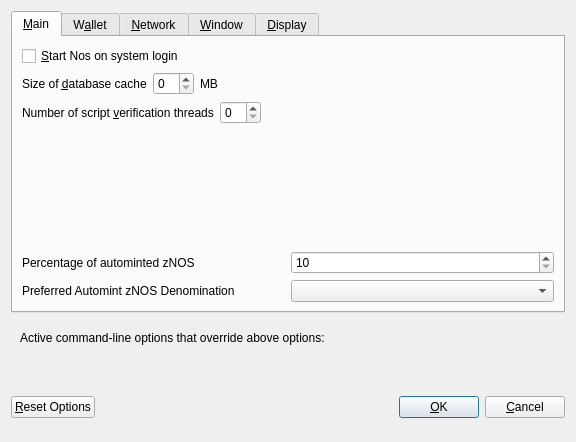
<?xml version="1.0" encoding="UTF-8"?>
<ui version="4.0">
 <class>OptionsDialog</class>
 <widget class="QDialog" name="OptionsDialog">
  <property name="geometry">
   <rect>
    <x>0</x>
    <y>0</y>
    <width>576</width>
    <height>442</height>
   </rect>
  </property>
  <property name="windowTitle">
   <string>Options</string>
  </property>
  <property name="modal">
   <bool>true</bool>
  </property>
  <layout class="QVBoxLayout" name="verticalLayout">
   <item>
    <widget class="QTabWidget" name="tabWidget">
     <property name="currentIndex">
      <number>0</number>
     </property>
     <widget class="QWidget" name="tabMain">
      <attribute name="title">
       <string>&amp;Main</string>
      </attribute>
      <layout class="QVBoxLayout" name="verticalLayout_Main">
       <item>
        <widget class="QCheckBox" name="bitcoinAtStartup">
         <property name="toolTip">
          <string>Automatically start Nos after logging in to the system.</string>
         </property>
         <property name="text">
          <string>&amp;Start Nos on system login</string>
         </property>
        </widget>
       </item>
       <item>
        <layout class="QHBoxLayout" name="horizontalLayout_2_Main">
         <item>
          <widget class="QLabel" name="databaseCacheLabel">
           <property name="text">
            <string>Size of &amp;database cache</string>
           </property>
           <property name="textFormat">
            <enum>Qt::PlainText</enum>
           </property>
           <property name="buddy">
            <cstring>databaseCache</cstring>
           </property>
          </widget>
         </item>
         <item>
          <widget class="QSpinBox" name="databaseCache"/>
         </item>
         <item>
          <widget class="QLabel" name="databaseCacheUnitLabel">
           <property name="text">
            <string>MB</string>
           </property>
           <property name="textFormat">
            <enum>Qt::PlainText</enum>
           </property>
          </widget>
         </item>
         <item>
          <spacer name="horizontalSpacer_2_Main">
           <property name="orientation">
            <enum>Qt::Horizontal</enum>
           </property>
           <property name="sizeHint" stdset="0">
            <size>
             <width>40</width>
             <height>20</height>
            </size>
           </property>
          </spacer>
         </item>
        </layout>
       </item>
       <item>
        <layout class="QHBoxLayout" name="horizontalLayout_3_Main">
         <item>
          <widget class="QLabel" name="threadsScriptVerifLabel">
           <property name="text">
            <string>Number of script &amp;verification threads</string>
           </property>
           <property name="textFormat">
            <enum>Qt::PlainText</enum>
           </property>
           <property name="buddy">
            <cstring>threadsScriptVerif</cstring>
           </property>
          </widget>
         </item>
         <item>
          <widget class="QSpinBox" name="threadsScriptVerif">
           <property name="toolTip">
            <string>(0 = auto, &lt;0 = leave that many cores free)</string>
           </property>
          </widget>
         </item>
         <item>
          <spacer name="horizontalSpacer_3_Main">
           <property name="orientation">
            <enum>Qt::Horizontal</enum>
           </property>
           <property name="sizeHint" stdset="0">
            <size>
             <width>40</width>
             <height>20</height>
            </size>
           </property>
          </spacer>
         </item>
        </layout>
       </item>
       <item>
        <spacer name="verticalSpacer_2">
         <property name="orientation">
          <enum>Qt::Vertical</enum>
         </property>
         <property name="sizeHint" stdset="0">
          <size>
           <width>20</width>
           <height>40</height>
          </size>
         </property>
        </spacer>
       </item>
       <item>
        <layout class="QHBoxLayout" name="horizontalLayout_3">
         <item>
          <widget class="QLabel" name="percentage_label">
           <property name="toolTip">
            <string>Percentage of incoming NOS which get automatically converted to zNOS via Zerocoin Protocol (min: 10%)</string>
           </property>
           <property name="text">
            <string>Percentage of autominted zNOS</string>
           </property>
          </widget>
         </item>
         <item>
          <widget class="QSpinBox" name="zeromintPercentage">
           <property name="minimum">
            <number>10</number>
           </property>
           <property name="maximum">
            <number>100</number>
           </property>
          </widget>
         </item>
        </layout>
       </item>
       <item>
        <layout class="QHBoxLayout" name="horizontalLayout" stretch="0,0">
         <property name="sizeConstraint">
          <enum>QLayout::SetFixedSize</enum>
         </property>
         <item>
          <widget class="QLabel" name="labelPreferredDenom">
           <property name="maximumSize">
            <size>
             <width>16777215</width>
             <height>16777215</height>
            </size>
           </property>
           <property name="toolTip">
            <string>Wait with automatic conversion to Zerocoin until enough NOS for this denomination is available</string>
           </property>
           <property name="text">
            <string>Preferred Automint zNOS Denomination</string>
           </property>
          </widget>
         </item>
         <item>
          <widget class="QComboBox" name="preferredDenom">
           <property name="maximumSize">
            <size>
             <width>16777215</width>
             <height>27</height>
            </size>
           </property>
           <property name="toolTip">
            <string>Wait with automatic conversion to Zerocoin until enough NOS for this denomination is available</string>
           </property>
           <property name="maxVisibleItems">
            <number>9</number>
           </property>
           <property name="maxCount">
            <number>9</number>
           </property>
          </widget>
         </item>
        </layout>
       </item>
      </layout>
     </widget>
     <widget class="QWidget" name="tabWallet">
      <attribute name="title">
       <string>W&amp;allet</string>
      </attribute>
      <layout class="QVBoxLayout" name="verticalLayout_Wallet">
       <item>
        <widget class="QGroupBox" name="groupBox">
         <property name="title">
          <string>Expert</string>
         </property>
         <layout class="QVBoxLayout" name="verticalLayout_2">
          <item>
           <widget class="QCheckBox" name="coinControlFeatures">
            <property name="toolTip">
             <string>Whether to show coin control features or not.</string>
            </property>
            <property name="text">
             <string>Enable coin &amp;control features</string>
            </property>
           </widget>
          </item>
          <item>
           <widget class="QCheckBox" name="showMasternodesTab">
            <property name="toolTip">
             <string>Show additional tab listing all your masternodes in first sub-tab&lt;br/&gt;and all masternodes on the network in second sub-tab.</string>
            </property>
            <property name="text">
             <string>Show Masternodes Tab</string>
            </property>
           </widget>
          </item>
          <item>
           <widget class="QCheckBox" name="spendZeroConfChange">
            <property name="toolTip">
             <string>If you disable the spending of unconfirmed change, the change from a transaction&lt;br/&gt;cannot be used until that transaction has at least one confirmation.&lt;br/&gt;This also affects how your balance is computed.</string>
            </property>
            <property name="text">
             <string>&amp;Spend unconfirmed change</string>
            </property>
           </widget>
          </item>
         </layout>
        </widget>
       </item>
       <item>
        <spacer name="verticalSpacer_Wallet">
         <property name="orientation">
          <enum>Qt::Vertical</enum>
         </property>
         <property name="sizeHint" stdset="0">
          <size>
           <width>20</width>
           <height>40</height>
          </size>
         </property>
        </spacer>
       </item>
      </layout>
     </widget>
     <widget class="QWidget" name="tabNetwork">
      <attribute name="title">
       <string>&amp;Network</string>
      </attribute>
      <layout class="QVBoxLayout" name="verticalLayout_Network">
       <item>
        <widget class="QCheckBox" name="mapPortUpnp">
         <property name="toolTip">
          <string>Automatically open the Nos client port on the router. This only works when your router supports UPnP and it is enabled.</string>
         </property>
         <property name="text">
          <string>Map port using &amp;UPnP</string>
         </property>
        </widget>
       </item>
       <item>
        <widget class="QCheckBox" name="allowIncoming">
         <property name="toolTip">
          <string>Accept connections from outside</string>
         </property>
         <property name="text">
          <string>Allow incoming connections</string>
         </property>
        </widget>
       </item>
       <item>
        <widget class="QCheckBox" name="connectSocks">
         <property name="toolTip">
          <string>Connect to the Nos network through a SOCKS5 proxy.</string>
         </property>
         <property name="text">
          <string>&amp;Connect through SOCKS5 proxy (default proxy):</string>
         </property>
        </widget>
       </item>
       <item>
        <layout class="QHBoxLayout" name="horizontalLayout_1_Network">
         <item>
          <widget class="QLabel" name="proxyIpLabel">
           <property name="text">
            <string>Proxy &amp;IP:</string>
           </property>
           <property name="textFormat">
            <enum>Qt::PlainText</enum>
           </property>
           <property name="buddy">
            <cstring>proxyIp</cstring>
           </property>
          </widget>
         </item>
         <item>
          <widget class="QValidatedLineEdit" name="proxyIp">
           <property name="minimumSize">
            <size>
             <width>140</width>
             <height>0</height>
            </size>
           </property>
           <property name="maximumSize">
            <size>
             <width>140</width>
             <height>16777215</height>
            </size>
           </property>
           <property name="toolTip">
            <string>IP address of the proxy (e.g. IPv4: 127.0.0.1 / IPv6: ::1)</string>
           </property>
          </widget>
         </item>
         <item>
          <widget class="QLabel" name="proxyPortLabel">
           <property name="text">
            <string>&amp;Port:</string>
           </property>
           <property name="textFormat">
            <enum>Qt::PlainText</enum>
           </property>
           <property name="buddy">
            <cstring>proxyPort</cstring>
           </property>
          </widget>
         </item>
         <item>
          <widget class="QLineEdit" name="proxyPort">
           <property name="minimumSize">
            <size>
             <width>55</width>
             <height>0</height>
            </size>
           </property>
           <property name="maximumSize">
            <size>
             <width>55</width>
             <height>16777215</height>
            </size>
           </property>
           <property name="toolTip">
            <string>Port of the proxy (e.g. 9050)</string>
           </property>
          </widget>
         </item>
         <item>
          <spacer name="horizontalSpacer_1_Network">
           <property name="orientation">
            <enum>Qt::Horizontal</enum>
           </property>
           <property name="sizeHint" stdset="0">
            <size>
             <width>40</width>
             <height>20</height>
            </size>
           </property>
          </spacer>
         </item>
        </layout>
       </item>
       <item>
        <spacer name="verticalSpacer_Network">
         <property name="orientation">
          <enum>Qt::Vertical</enum>
         </property>
         <property name="sizeHint" stdset="0">
          <size>
           <width>20</width>
           <height>40</height>
          </size>
         </property>
        </spacer>
       </item>
      </layout>
     </widget>
     <widget class="QWidget" name="tabWindow">
      <attribute name="title">
       <string>&amp;Window</string>
      </attribute>
      <layout class="QVBoxLayout" name="verticalLayout_Window">
       <item>
        <widget class="QCheckBox" name="minimizeToTray">
         <property name="toolTip">
          <string>Show only a tray icon after minimizing the window.</string>
         </property>
         <property name="text">
          <string>&amp;Minimize to the tray instead of the taskbar</string>
         </property>
        </widget>
       </item>
       <item>
        <widget class="QCheckBox" name="minimizeOnClose">
         <property name="toolTip">
          <string>Minimize instead of exit the application when the window is closed. When this option is enabled, the application will be closed only after selecting Quit in the menu.</string>
         </property>
         <property name="text">
          <string>M&amp;inimize on close</string>
         </property>
        </widget>
       </item>
       <item>
        <spacer name="verticalSpacer_Window">
         <property name="orientation">
          <enum>Qt::Vertical</enum>
         </property>
         <property name="sizeHint" stdset="0">
          <size>
           <width>20</width>
           <height>40</height>
          </size>
         </property>
        </spacer>
       </item>
      </layout>
     </widget>
     <widget class="QWidget" name="tabDisplay">
      <attribute name="title">
       <string>&amp;Display</string>
      </attribute>
      <layout class="QVBoxLayout" name="verticalLayout_Display">
       <item>
        <layout class="QHBoxLayout" name="horizontalLayout_1_Display">
         <item>
          <widget class="QLabel" name="langLabel">
           <property name="text">
            <string>User Interface &amp;language:</string>
           </property>
           <property name="textFormat">
            <enum>Qt::PlainText</enum>
           </property>
           <property name="buddy">
            <cstring>lang</cstring>
           </property>
          </widget>
         </item>
         <item>
          <widget class="QValueComboBox" name="lang">
           <property name="toolTip">
            <string>The user interface language can be set here. This setting will take effect after restarting Nos.</string>
           </property>
          </widget>
         </item>
        </layout>
       </item>
       <item>
        <widget class="QLabel" name="label_3">
         <property name="toolTip">
          <string notr="true"/>
         </property>
         <property name="statusTip">
          <string notr="true"/>
         </property>
         <property name="whatsThis">
          <string notr="true"/>
         </property>
         <property name="accessibleName">
          <string notr="true"/>
         </property>
         <property name="text">
          <string>Language missing or translation incomplete? Help contributing translations here:
https://www.transifex.com/nos-project/nos-project-translations</string>
         </property>
         <property name="wordWrap">
          <bool>true</bool>
         </property>
         <property name="openExternalLinks">
          <bool>true</bool>
         </property>
         <property name="textInteractionFlags">
          <set>Qt::TextBrowserInteraction</set>
         </property>
        </widget>
       </item>
       <item>
        <layout class="QHBoxLayout" name="horizontalLayout_4_Display" stretch="0,0">
         <item>
          <widget class="QLabel" name="themeLabel">
           <property name="text">
            <string>User Interface Theme:</string>
           </property>
          </widget>
         </item>
         <item>
          <widget class="QValueComboBox" name="theme"/>
         </item>
        </layout>
       </item>
       <item>
        <widget class="Line" name="line">
         <property name="orientation">
          <enum>Qt::Horizontal</enum>
         </property>
        </widget>
       </item>
       <item>
        <layout class="QHBoxLayout" name="horizontalLayout_2_Display">
         <item>
          <widget class="QLabel" name="unitLabel">
           <property name="text">
            <string>&amp;Unit to show amounts in:</string>
           </property>
           <property name="textFormat">
            <enum>Qt::PlainText</enum>
           </property>
           <property name="buddy">
            <cstring>unit</cstring>
           </property>
          </widget>
         </item>
         <item>
          <widget class="QValueComboBox" name="unit">
           <property name="toolTip">
            <string>Choose the default subdivision unit to show in the interface and when sending coins.</string>
           </property>
          </widget>
         </item>
        </layout>
       </item>
       <item>
        <layout class="QHBoxLayout" name="horizontalLayout_5_Display">
         <item>
          <widget class="QLabel" name="digitsLabel">
           <property name="text">
            <string>Decimal digits</string>
           </property>
          </widget>
         </item>
         <item>
          <widget class="QValueComboBox" name="digits"/>
         </item>
        </layout>
       </item>
       <item>
        <layout class="QHBoxLayout" name="horizontalLayout_3_Display">
         <item>
          <widget class="QLabel" name="thirdPartyTxUrlsLabel">
           <property name="toolTip">
            <string>Third party URLs (e.g. a block explorer) that appear in the transactions tab as context menu items. %s in the URL is replaced by transaction hash. Multiple URLs are separated by vertical bar |.</string>
           </property>
           <property name="text">
            <string>Third party transaction URLs</string>
           </property>
           <property name="buddy">
            <cstring>thirdPartyTxUrls</cstring>
           </property>
          </widget>
         </item>
         <item>
          <widget class="QLineEdit" name="thirdPartyTxUrls">
           <property name="toolTip">
            <string>Third party URLs (e.g. a block explorer) that appear in the transactions tab as context menu items. %s in the URL is replaced by transaction hash. Multiple URLs are separated by vertical bar |.</string>
           </property>
          </widget>
         </item>
        </layout>
       </item>
       <item>
        <spacer name="verticalSpacer">
         <property name="orientation">
          <enum>Qt::Vertical</enum>
         </property>
         <property name="sizeHint" stdset="0">
          <size>
           <width>20</width>
           <height>40</height>
          </size>
         </property>
        </spacer>
       </item>
      </layout>
     </widget>
    </widget>
   </item>
   <item>
    <widget class="QFrame" name="frame">
     <layout class="QVBoxLayout" name="verticalLayout_Bottom">
      <item>
       <layout class="QHBoxLayout" name="horizontalLayout_Bottom">
        <item>
         <widget class="QLabel" name="overriddenByCommandLineInfoLabel">
          <property name="text">
           <string>Active command-line options that override above options:</string>
          </property>
          <property name="textFormat">
           <enum>Qt::PlainText</enum>
          </property>
         </widget>
        </item>
        <item>
         <spacer name="horizontalSpacer_Bottom">
          <property name="orientation">
           <enum>Qt::Horizontal</enum>
          </property>
          <property name="sizeHint" stdset="0">
           <size>
            <width>40</width>
            <height>20</height>
           </size>
          </property>
         </spacer>
        </item>
       </layout>
      </item>
      <item>
       <widget class="QLabel" name="overriddenByCommandLineLabel">
        <property name="text">
         <string/>
        </property>
        <property name="textFormat">
         <enum>Qt::PlainText</enum>
        </property>
        <property name="wordWrap">
         <bool>true</bool>
        </property>
       </widget>
      </item>
     </layout>
    </widget>
   </item>
   <item>
    <layout class="QHBoxLayout" name="horizontalLayout_Buttons">
     <item>
      <widget class="QPushButton" name="resetButton">
       <property name="toolTip">
        <string>Reset all client options to default.</string>
       </property>
       <property name="text">
        <string>&amp;Reset Options</string>
       </property>
       <property name="autoDefault">
        <bool>false</bool>
       </property>
      </widget>
     </item>
     <item>
      <spacer name="horizontalSpacer_1">
       <property name="orientation">
        <enum>Qt::Horizontal</enum>
       </property>
       <property name="sizeHint" stdset="0">
        <size>
         <width>40</width>
         <height>48</height>
        </size>
       </property>
      </spacer>
     </item>
     <item>
      <widget class="QLabel" name="statusLabel">
       <property name="minimumSize">
        <size>
         <width>200</width>
         <height>0</height>
        </size>
       </property>
       <property name="font">
        <font>
         <weight>75</weight>
         <bold>true</bold>
        </font>
       </property>
       <property name="text">
        <string/>
       </property>
       <property name="textFormat">
        <enum>Qt::PlainText</enum>
       </property>
       <property name="wordWrap">
        <bool>true</bool>
       </property>
      </widget>
     </item>
     <item>
      <spacer name="horizontalSpacer_2">
       <property name="orientation">
        <enum>Qt::Horizontal</enum>
       </property>
       <property name="sizeHint" stdset="0">
        <size>
         <width>40</width>
         <height>48</height>
        </size>
       </property>
      </spacer>
     </item>
     <item>
      <widget class="QPushButton" name="okButton">
       <property name="text">
        <string>&amp;OK</string>
       </property>
       <property name="autoDefault">
        <bool>false</bool>
       </property>
       <property name="default">
        <bool>true</bool>
       </property>
      </widget>
     </item>
     <item>
      <widget class="QPushButton" name="cancelButton">
       <property name="text">
        <string>&amp;Cancel</string>
       </property>
       <property name="autoDefault">
        <bool>false</bool>
       </property>
      </widget>
     </item>
    </layout>
   </item>
  </layout>
 </widget>
 <customwidgets>
  <customwidget>
   <class>QValidatedLineEdit</class>
   <extends>QLineEdit</extends>
   <header>qvalidatedlineedit.h</header>
  </customwidget>
  <customwidget>
   <class>QValueComboBox</class>
   <extends>QComboBox</extends>
   <header>qvaluecombobox.h</header>
  </customwidget>
 </customwidgets>
 <resources/>
 <connections/>
</ui>
